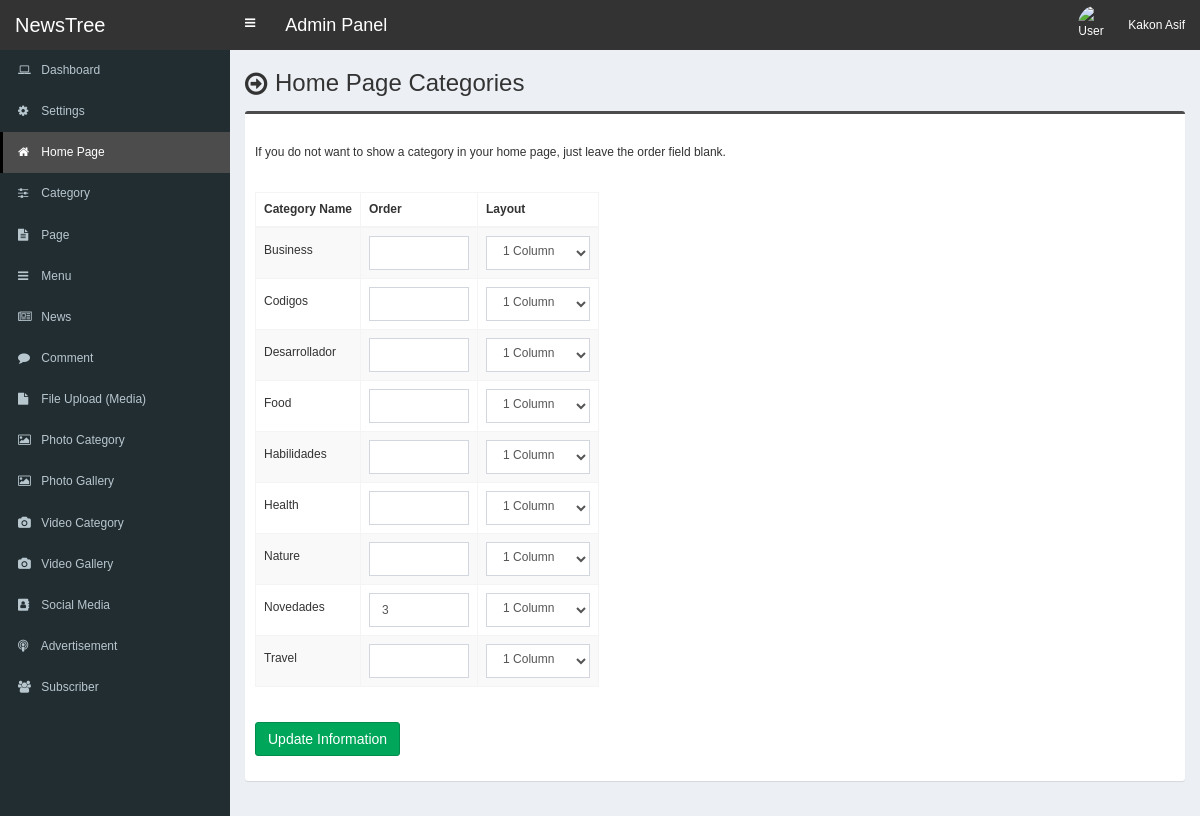
Screenshot of /admin/home-page-category.php (signed in) with the database file from the repository.
### tables this page shows
CREATE TABLE `tbl_home_category` (
  `id` int(11) NOT NULL,
  `category_id` int(11) NOT NULL,
  `category_order` varchar(10) NOT NULL,
  `category_layout` varchar(255) NOT NULL
);

CREATE TABLE `tbl_category` (
  `category_id` int(11) NOT NULL,
  `category_name` varchar(255) NOT NULL,
  `category_slug` varchar(255) NOT NULL,
  `status` varchar(30) NOT NULL,
  `meta_title` varchar(255) NOT NULL,
  `meta_keyword` text NOT NULL,
  `meta_description` text NOT NULL
);

### admin/home-page-category.php (the view, shortened to what this page needs)
<?php require_once('header.php'); ?>
<section class="content-header">
	<div class="content-header-left">
		<h1>Home Page Categories</h1>
	</div>
</section>
<section class="content">
	<div class="row">
		<div class="col-md-12">
			<form class="form-horizontal" action="" method="post">
				<div class="box box-info">
					<div class="box-body">
						<p style="padding-bottom: 20px;">If you do not want to show a category in your home page, just leave the order field blank.</p>
						<div class="form-group">
							<div class="col-sm-12">
								<table class="table table-bordered table-striped table-responsive" style="width:auto;">
									<thead>
										<tr>
											<th>Category Name</th>
											<th>Order</th>
											<th>Layout</th>
										</tr>
									</thead>
									<tbody>
										<?php
										$statement = $pdo->prepare("SELECT
																	t1.id,
																	t1.category_id,
																	t1.category_order,
																	t1.category_layout,
																	t2.category_id,
																	t2.category_name
										                           	FROM tbl_home_category t1
																	JOIN tbl_category t2
																	ON t1.category_id = t2.category_id
																	ORDER by t2.category_name ASC
										                           ");
										$statement->execute();
										$result = $statement->fetchAll(PDO::FETCH_ASSOC);
										foreach ($result as $row) {
											?>
											<tr>
												<td style="padding-top:14px;"><?php echo $row['category_name']; ?></td>
												<td><input type="text" class="form-control" name="category_order[]" value="<?php echo $row['category_order']; ?>" style="width:100px;"></td>
												<td>
													<select class="form-control" name="category_layout[]">
														<option value="1 Column" <?php if($row['category_layout'] == '1 Column'){echo 'selected';} ?>>1 Column</option>
													</select>
												</td>
											</tr>
											<?php
										}
										?>
									</tbody>
								</table>
							</div>
						</div>
						<div class="form-group">
							<div class="col-sm-12">
								<button type="submit" class="btn btn-success pull-left" name="form1">Update Information</button>
							</div>
						</div>
					</div>
				</div>
			</form>
		</div>
	</div>
</section>
<?php require_once('footer.php'); ?>

### admin/style.css (style rules this page uses)
body { font-size: 12px; font-family: 'verdana', sans-serif; }
select.form-control { padding-top: 2px; }
.content-header>h1, .content-header .content-header-left h1 { font-family: 'verdana', sans-serif; }
.box-info { padding-top: 20px; }
.content-header { overflow: hidden; }
.content-header .content-header-left { float: left; padding-top: 5px; }
.content-header .content-header-left h1 { margin-top: 0; margin-bottom: 0; padding-left: 30px; font-size: 24px; position: relative; }
.content-header .content-header-left h1:before { position: absolute; top: 0; left: 0; font-family: 'FontAwesome', sans-serif; font-size: 26px; content: '\f18e'; }
.box.box-info { border-top-color: #4c4c4c; }
.form-control { font-size: 12px; }

### rows the page displays
tbl_home_category: category.category_name "Business"
tbl_home_category: category.category_name "Codigos"
tbl_home_category: category.category_name "Desarrollador"
tbl_home_category: category.category_name "Food"
tbl_home_category: category.category_name "Habilidades"
tbl_home_category: category.category_name "Health"
tbl_home_category: category.category_name "Nature"
tbl_home_category: category.category_name "Novedades", category_order "3", category_layout "1 Column"
tbl_home_category: category.category_name "Travel"

### other values shown
$_SESSION['user']['full_name'] "Kakon Asif"
